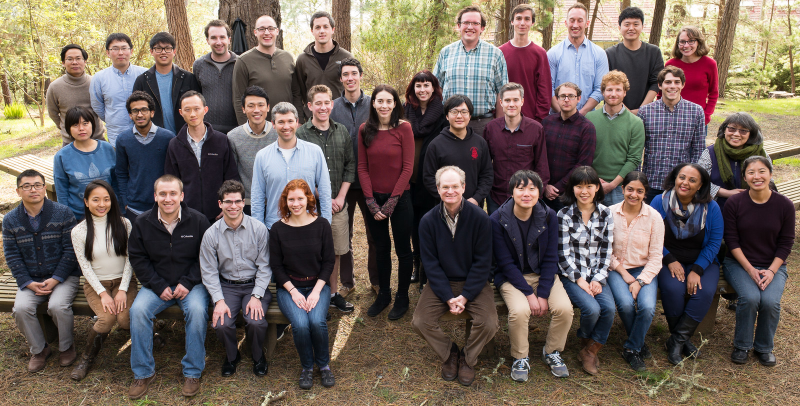
#> input picture samples/alivisatos.jpeg, 1600 x 812 px (shown at 1/2 size)
$ python thumbler.py samples/alivisatos.jpeg
#> lines starting #> are read from the running program, lines starting #| are printed output that depends on the picture; after the words box and inside, x2 and y2 are one past the last pixel; in counts of white or black regions, pixels touching at a corner belong together
from PIL import Image
from os import path

import distutils.dir_util
import sys
import cv2


class Thumbler(object):
    """Thumbler class

    Scans the provided image and saves the locations of the detected faces coordinates.
    Draws squares around the detected faces.
    Extracts the detected faces into thumbnails into a folder by the same name as the image.
    """
    def __init__(self, source_image):
#> called with source_image = 'samples/alivisatos.jpeg'
        self.source_image = source_image
        self.face_cascade = cv2.CascadeClassifier('haarcascade_frontalface_default.xml')
        self.image = cv2.imread(self.source_image)
#> self.image is the input picture: shape (812, 1600, 3); mean B, G, R 90.7, 98.5, 110.6
        self.gray = cv2.cvtColor(self.image, cv2.COLOR_BGR2GRAY)
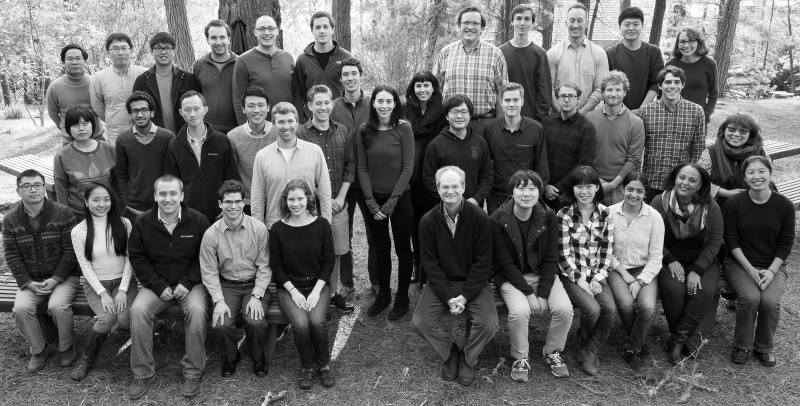
#> self.gray: shape (812, 1600) (shown at 1/2 size); min 0, max 255, mean 101.2
        self.faces = self.detect_faces()
#> in detect_faces, `detected = self.face_cascade.detectMultiScale( self.gray, scaleFactor=..`: detected = 33 rows, first 6: [1021, 19, 51, 51], [1126, 23, 51, 51], [1237, 28, 53, 53], [616, 32, 56, 56], [409, 53, 57, 57], [1349, 64, 49, 49]
#> self.faces has the same summary as detected in detect_faces
        self.found = len(self.faces)
#> self.found = 33

    def detect_faces(self):
        """Using the HAAR Cascade file, it detects faces that are facing forward"""
        detected = self.face_cascade.detectMultiScale(
            self.gray,
            scaleFactor=1.3,
            minNeighbors=5,
            minSize=(30, 30)
        )

        return detected

    def show_faces(self):
        """Draws a box around the faces that where detected"""
        # Draw a rectangle around the faces
        for (x, y, w, h) in self.faces:
            cv2.rectangle(self.image, (x, y), (x + w, y + h), (0, 255, 0), 2)
#> this loop made 33 passes
#> (x, y, w, h) on passes 1 to 12: (1021, 19, 51, 51), (1126, 23, 51, 51), (1237, 28, 53, 53), (616, 32, 56, 56), (409, 53, 57, 57), (1349, 64, 49, 49), (214, 77, 54, 54), (123, 98, 51, 51), (675, 128, 52, 52), (1320, 145, 52, 52), (820, 152, 52, 52), (1203, 161, 50, 50)
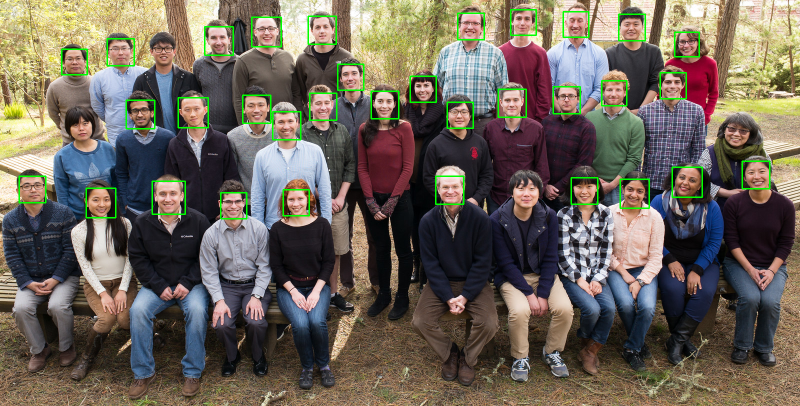
#> self.image: shape (812, 1600, 3) (shown at 1/2 size); 1.66% of pixels changed, all inside (x1, y1, x2, y2) = (37, 18, 1541, 439)

        cv2.imshow('Faces found', self.image)
        cv2.waitKey(0)

    def extract_faces(self):
        """Extracts the faces that were found in the images"""
        if self.found:
            face_dir = path.join('thumbs', self.source_image.split('.')[0])
            distutils.dir_util.mkpath(face_dir)
            img = Image.open(self.source_image)
            for n, face in enumerate(self.faces):
                x, y, w, h = face
                thumb = img.crop((x, y, x+w, y+h))
                thumb.save(path.join(face_dir, f'face_{n}.jpg'))
#> this loop made 33 passes
#> pass 1, in extract_faces, `thumb = img.crop((x, y, x+w, y+h))`:
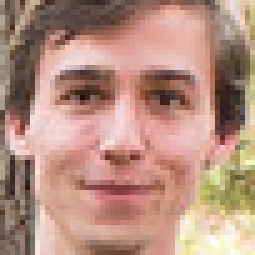
#> thumb: PIL image 51x51 RGB (shown 5 times larger); mean R, G, B 182.1, 143.5, 128
#> pass 2, in extract_faces, `thumb = img.crop((x, y, x+w, y+h))`:
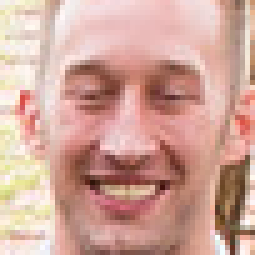
#> thumb: PIL image 51x51 RGB (shown 5 times larger); mean R, G, B 208, 164.8, 153
#> pass 3, in extract_faces, `thumb = img.crop((x, y, x+w, y+h))`:
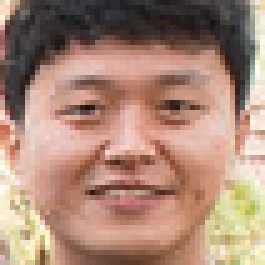
#> thumb: PIL image 53x53 RGB (shown 5 times larger); mean R, G, B 169.5, 135.5, 118.6
#> after the loop:
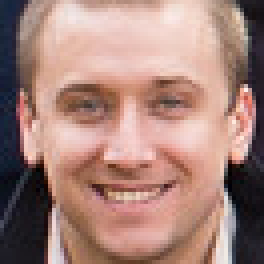
#> thumb: PIL image 66x66 RGB (shown 4 times larger); mean R, G, B 166.3, 131, 122.2

            print(f'Found {self.found} faces!')
#| Found 33 faces!
        else:
            print('No faces were detected!')

    def __repr__(self):
        """Simple representation of the object"""
        return f'<{__class__.__name__} image:{self.source_image} faces:{self.found}>'


def main():
    """Main entry point into the script"""
    # Get user supplied values
    if len(sys.argv) == 1:
        print('You must specify an image to process:\n')
        print('    python thumbler.py image.jpg\n')
    else:
        source_image = sys.argv[1]

        pic = Thumbler(source_image)
        pic.show_faces()
        pic.extract_faces()

if __name__ == '__main__':
    main()

$ run again, on samples/deck.jpeg
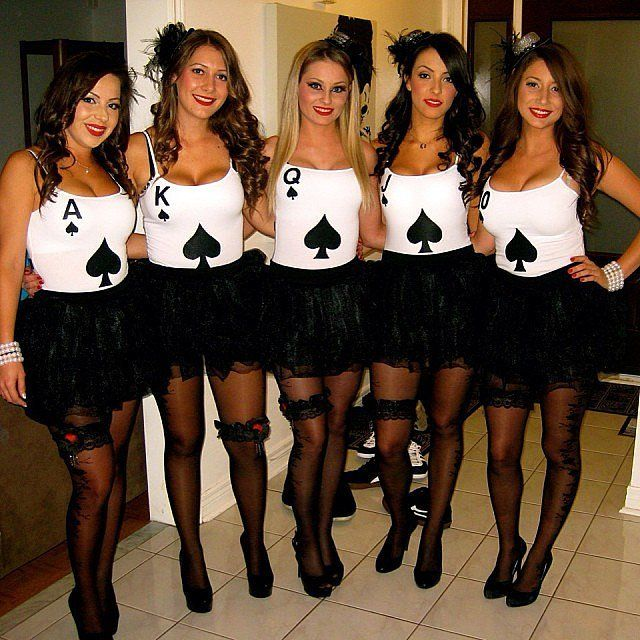
#> input picture samples/deck.jpeg, 640 x 640 px
#> in __init__, self.image is the input picture: shape (640, 640, 3); mean B, G, R 56.2, 75, 97.9
#> detected = [[177, 52, 61, 61], [404, 57, 60, 60], [293, 63, 67, 67], [510, 64, 64, 64], [71, 81, 60, 60]]
#> self.faces has the same summary as detected in detect_faces
#> self.found = 5
#> the loop in show_faces, `for (x, y, w, h) in self.faces:` made 5 passes
#> after the loop in show_faces, `for (x, y, w, h) in self.faces:`:
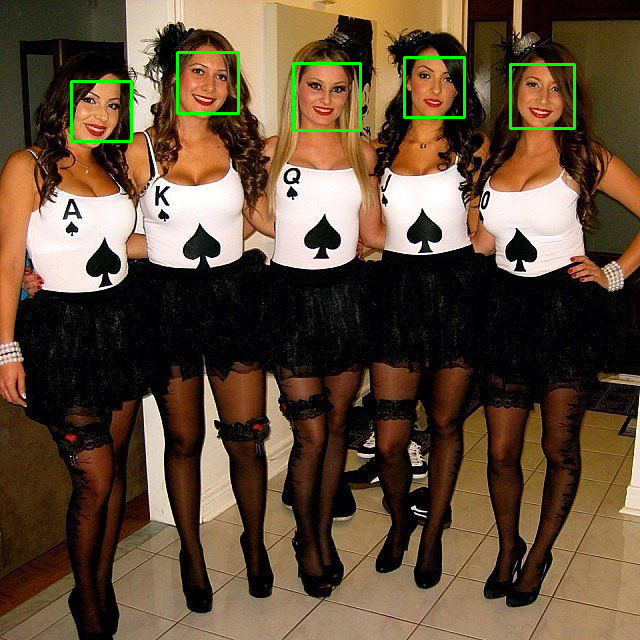
#> self.image: shape (640, 640, 3); 0.91% of pixels changed, all inside (x1, y1, x2, y2) = (70, 51, 576, 143)
#> the loop in extract_faces, `for n, face in enumerate(self.faces):` made 5 passes
#> after the loop in extract_faces, `for n, face in enumerate(self.faces):`:
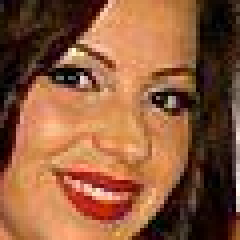
#> thumb: PIL image 60x60 RGB (shown 4 times larger); mean R, G, B 141.6, 90.1, 59.9
#| Found 5 faces!

$ run again, on samples/jamison.jpeg
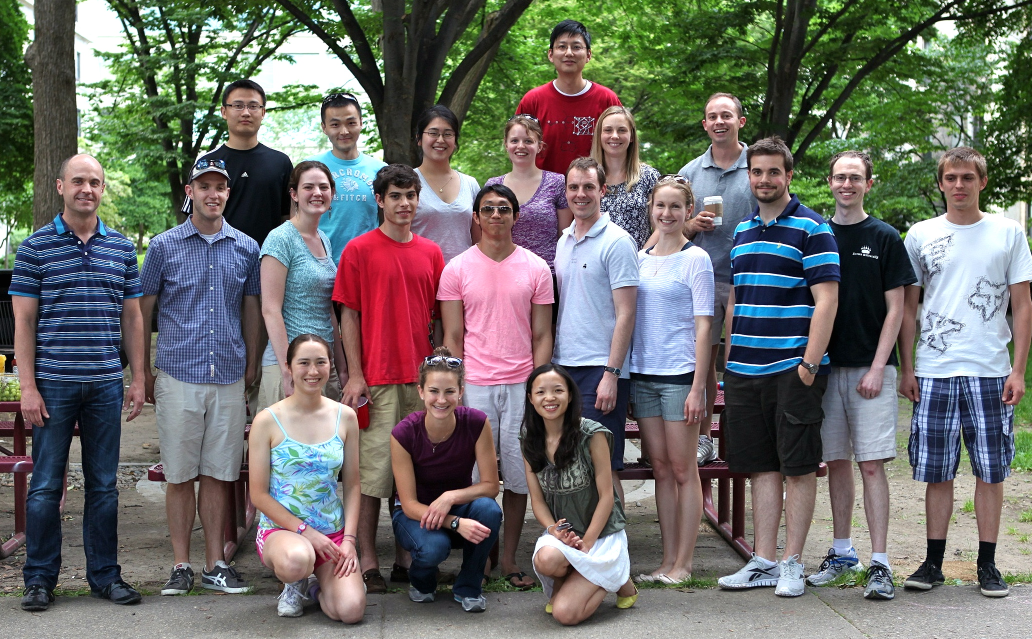
#> input picture samples/jamison.jpeg, 2064 x 1278 px (shown at 1/2 size)
#> in __init__, self.image is the input picture: shape (1278, 2064, 3); mean B, G, R 104.8, 108.6, 109
#> detected = 20 rows, first 6: [1005, 252, 73, 73], [1098, 63, 81, 81], [449, 179, 85, 85], [1400, 200, 80, 80], [1192, 230, 79, 79], [838, 236, 80, 80]
#> self.faces has the same summary as detected in detect_faces
#> self.found = 20
#> the loop in show_faces, `for (x, y, w, h) in self.faces:` made 20 passes
#> after the loop in show_faces, `for (x, y, w, h) in self.faces:`:
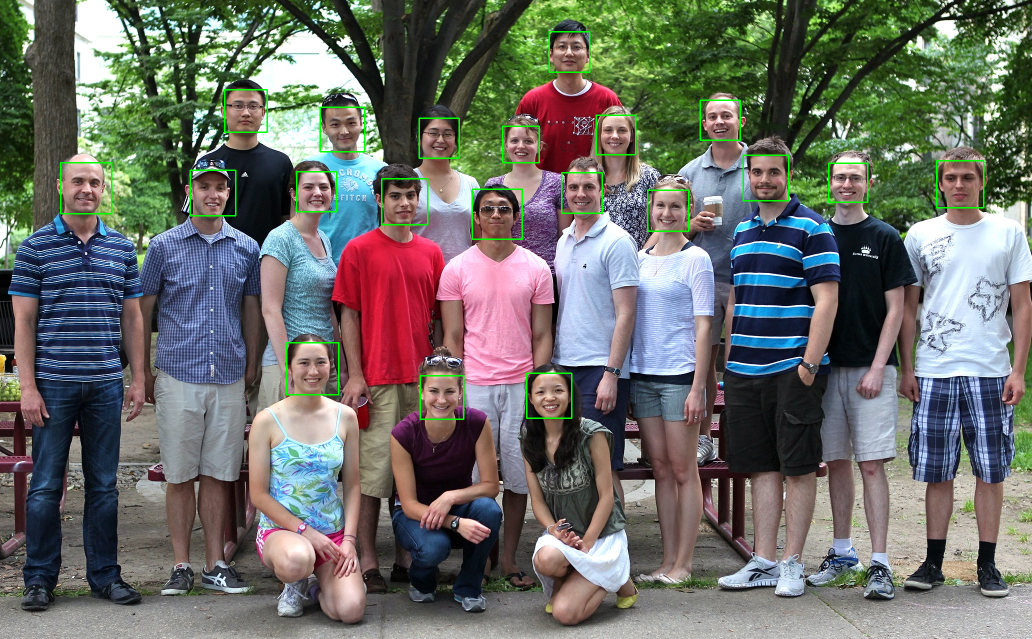
#> self.image: shape (1278, 2064, 3) (shown at 1/2 size); 0.79% of pixels changed, all inside (x1, y1, x2, y2) = (120, 62, 1969, 840)
#> the loop in extract_faces, `for n, face in enumerate(self.faces):` made 20 passes
#> after the loop in extract_faces, `for n, face in enumerate(self.faces):`:
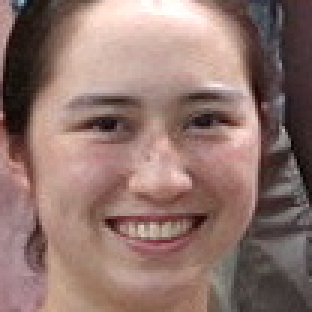
#> thumb: PIL image 104x104 RGB (shown 3 times larger); mean R, G, B 144.6, 116.7, 109.8
#| Found 20 faces!

$ run again, on samples/lautens.jpeg
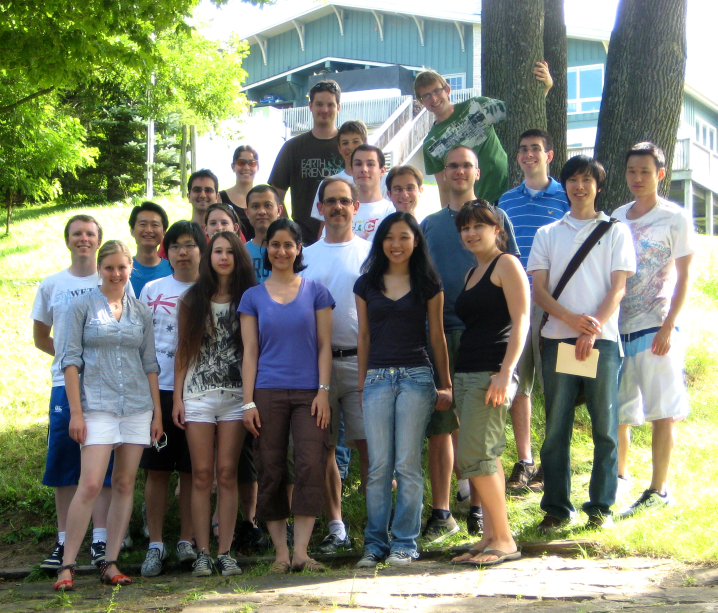
#> input picture samples/lautens.jpeg, 2152 x 1839 px (shown at 1/3 size)
#> in __init__, self.image is the input picture: shape (1839, 2152, 3); mean B, G, R 117.1, 134, 128.9
#> detected = 22 rows, first 6: [1716, 1216, 63, 63], [83, 1380, 60, 60], [696, 460, 80, 80], [1689, 504, 100, 100], [929, 277, 91, 91], [1542, 408, 104, 104]
#> self.faces has the same summary as detected in detect_faces
#> self.found = 22
#> the loop in show_faces, `for (x, y, w, h) in self.faces:` made 22 passes
#> after the loop in show_faces, `for (x, y, w, h) in self.faces:`:
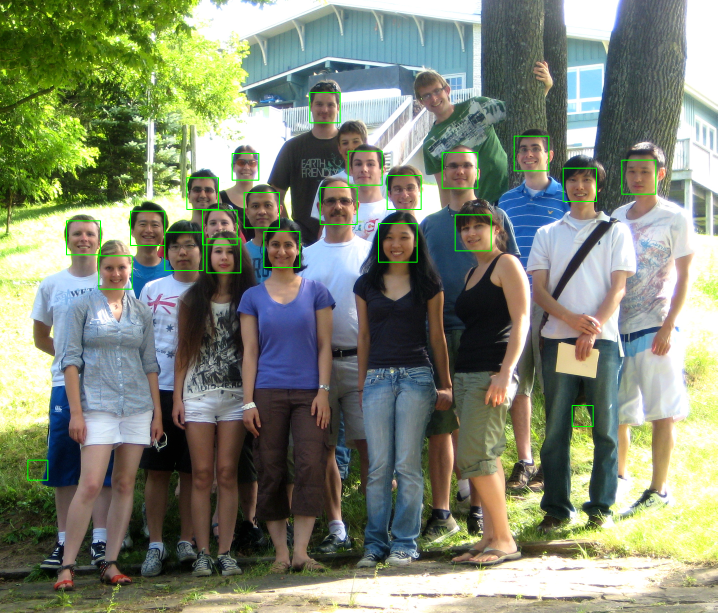
#> self.image: shape (1839, 2152, 3) (shown at 1/3 size); 0.65% of pixels changed, all inside (x1, y1, x2, y2) = (82, 276, 1969, 1442)
#> the loop in extract_faces, `for n, face in enumerate(self.faces):` made 22 passes
#> after the loop in extract_faces, `for n, face in enumerate(self.faces):`:
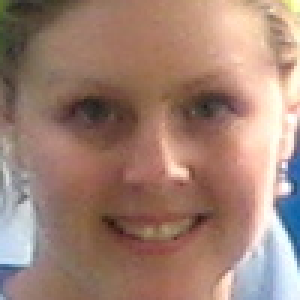
#> thumb: PIL image 100x100 RGB (shown 3 times larger); mean R, G, B 160.3, 129.4, 116
#| Found 22 faces!
